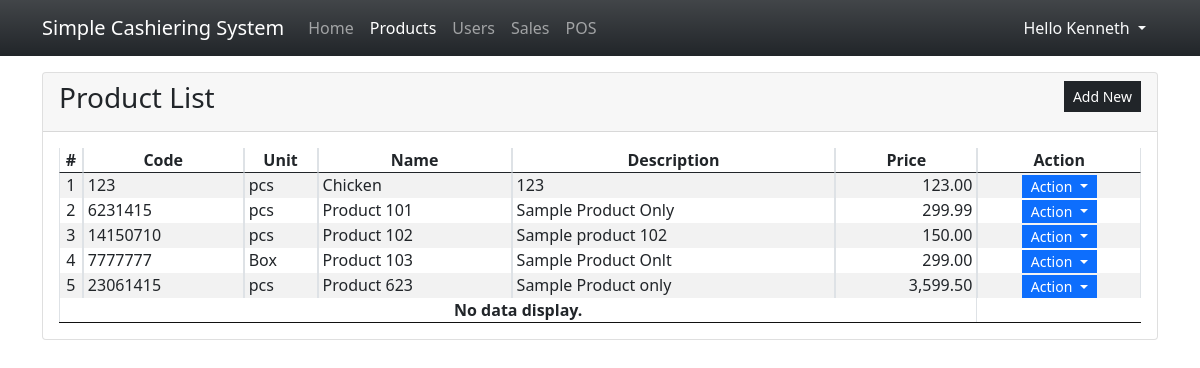
Page /?page=products (signed in) on the committed database.
### tables this page shows
CREATE TABLE product_list (
            `product_id` INTEGER NOT NULL PRIMARY KEY AUTOINCREMENT,
            `product_code` TEXT NOT NULL,
            `name` TEXT NOT NULL,
            `unit` TEXT NOT NULL,
            `description` INTEGER NOT NULL,
            `price` REAL NOT NULL,
            `status` INTEGER NOT NULL DEFAULT 1,
            `date_created` TIMESTAMP DEFAULT CURRENT_TIMESTAMP,
            `date_updated` TIMESTAMP NULL
        );

### products.php (the view, shortened to what this page needs)
<div class="card">
    <div class="card-header d-flex justify-content-between">
        <h3 class="card-title">Product List</h3>
        <div class="card-tools align-middle">
            <button class="btn btn-dark btn-sm py-1 rounded-0" type="button" id="create_new">Add New</button>
        </div>
    </div>
    <div class="card-body">
        <table class="table table-hover table-striped table-bordered">
            <thead>
                <tr>
                    <th class="text-center p-0">#</th>
                    <th class="text-center p-0">Code</th>
                    <th class="text-center p-0">Unit</th>
                    <th class="text-center p-0">Name</th>
                    <th class="text-center p-0">Description</th>
                    <th class="text-center p-0">Price</th>
                    <th class="text-center p-0">Action</th>
                </tr>
            </thead>
            <tbody>
                <?php
                $sql = "SELECT * FROM `product_list` order by `name` asc";
                $qry = $conn->query($sql);
                $i = 1;
                    while($row = $qry->fetchArray()):
                ?>
                <tr>
                    <td class="text-center p-0"><?php echo $i++; ?></td>
                    <td class="py-0 px-1"><?php echo $row['product_code'] ?></td>
                    <td class="py-0 px-1"><?php echo $row['unit'] ?></td>
                    <td class="py-0 px-1"><?php echo $row['name'] ?></td>
                    <td class="py-0 px-1"><?php echo $row['description'] ?></td>
                    <td class="py-0 px-1 text-end"><?php echo number_format($row['price'],2) ?></td>
                    <th class="text-center py-0 px-1">
                        <div class="btn-group" role="group">
                            <button id="btnGroupDrop1" type="button" class="btn btn-primary dropdown-toggle btn-sm rounded-0 py-0" data-bs-toggle="dropdown" aria-expanded="false">
                            Action
                            </button>
                        </div>
                    </th>
                </tr>
                <?php endwhile; ?>
                <?php if(!$qry->fetchArray()): ?>
                    <tr>
                        <th class="text-center p-0" colspan="6">No data display.</th>
                    </tr>
                <?php endif; ?>
            </tbody>
        </table>
    </div>
</div>

### index.php (style rules this page uses)
html,body { height:100%; width:100%; }

### rows in the picture
product_list: product_code "123", unit "pcs", name "Chicken", description "123", price "123.00"
product_list: product_code "6231415", unit "pcs", name "Product 101", description "Sample Product Only", price "299.99"
product_list: product_code "14150710", unit "pcs", name "Product 102", description "Sample product 102", price "150.00"
product_list: product_code "7777777", unit "Box", name "Product 103", description "Sample Product Onlt", price "299.00"
product_list: product_code "23061415", unit "pcs", name "Product 623", description "Sample Product only", price "3,599.50"

### other values in the picture
$_SESSION['fullname'] "Kenneth"
